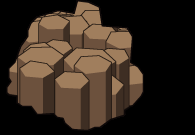
#> input picture cartoon/mod/graphics/overrides/base/decorative/big-rock/big-rock-02.png, 195 x 135 px; its folder holds 3 pictures in this run
$ python postprocess.py --input ../mod/graphics/overrides/base/decorative/big-rock/big-rock-02.png --reference ../mod/graphics/overrides/base/decorative/big-rock/big-rock-05.png --path ../mod/graphics/overrides/base/decorative/big-rock/big-rock-06.png
#> lines starting #> are read from the running program, lines starting #| are printed output that depends on the picture; after the words box and inside, x2 and y2 are one past the last pixel; in counts of white or black regions, pixels touching at a corner belong together
### tools/build_manifest.py
#!/usr/bin/env python3
"""Régénère manifest.lua d'un mod à partir du contenu de <mod>/mod/graphics/overrides/.

Usage : python tools/build_manifest.py [cartoon|pixel]     (défaut : cartoon)

graphics/overrides/<mod>/...  -> sprites refaits (Blender, IA ou dessin), même chemin que l'original.
"""
import sys
from pathlib import Path

ROOT = Path(__file__).resolve().parent.parent


def build_manifest(mod="cartoon"):
    mod_dir = ROOT / mod / "mod"
    overrides = mod_dir / "graphics" / "overrides"
    entries = []
    if overrides.exists():
        for png in sorted(overrides.rglob("*.png")):
            rel = png.relative_to(overrides).as_posix()  # <jeu>/chemin/sprite.png
            game_mod, _, rest = rel.partition("/")
            if rest:
                entries.append(f"__{game_mod}__/graphics/{rest}")

    lines = ["-- Fichier généré par tools/build_manifest.py (ne pas éditer à la main).",
             "return {"]
    lines += [f'  ["{k}"] = true,' for k in entries]
    lines.append("}")
    (mod_dir / "manifest.lua").write_text("\n".join(lines) + "\n", encoding="utf-8")
    return entries


# [4 lines that do not run on import are left out]

### cartoon/ai/postprocess.py
#!/usr/bin/env python3
"""Prépare une image générée par IA pour l'utiliser comme sprite Factorio.

Usage :
    python cartoon/ai/postprocess.py --input gemini_out.png \\
        --reference "<data>/base/graphics/entity/assembling-machine-1/assembling-machine-1.png" \\
        --mod base --path entity/assembling-machine-1/assembling-machine-1.png

- détoure le fond (couleur du coin supérieur gauche, avec tolérance),
- redimensionne à la taille exacte du sprite original,
- écrit le résultat dans cartoon/mod/graphics/overrides/<mod>/<path> puis régénère manifest.lua.
"""
import argparse
import sys
from pathlib import Path

import cv2
import numpy as np

ROOT = Path(__file__).resolve().parent.parent.parent      # racine du repo
MOD_DIR = ROOT / "cartoon" / "mod"
sys.path.insert(0, str(ROOT / "tools"))

from build_manifest import build_manifest  # noqa: E402


def remove_background(img_bgr, tolerance):
    corner = img_bgr[0, 0].astype(np.int32)
    diff = np.abs(img_bgr.astype(np.int32) - corner).sum(axis=2)
    alpha = np.where(diff <= tolerance, 0, 255).astype(np.uint8)
    # adoucit légèrement le bord du détourage
    alpha = cv2.GaussianBlur(alpha, (3, 3), 0)
    return np.dstack([img_bgr, alpha])


def main():
    parser = argparse.ArgumentParser(description=__doc__,
                                     formatter_class=argparse.RawDescriptionHelpFormatter)
    parser.add_argument("--input", required=True, type=Path, help="Image générée")
    parser.add_argument("--reference", required=True, type=Path,
                        help="Sprite original (pour récupérer la taille)")
    parser.add_argument("--mod", default="base")
    parser.add_argument("--path", required=True,
                        help="Chemin du sprite sous <mod>/graphics/, ex. entity/foo/foo.png")
    parser.add_argument("--tolerance", type=int, default=60,
                        help="Tolérance du détourage (somme des écarts BGR)")
    args = parser.parse_args()

    gen = cv2.imread(str(args.input), cv2.IMREAD_COLOR)
#> gen is the input picture: shape (135, 195, 3); mean B, G, R 30.4, 40.7, 52.9
    ref = cv2.imread(str(args.reference), cv2.IMREAD_UNCHANGED)
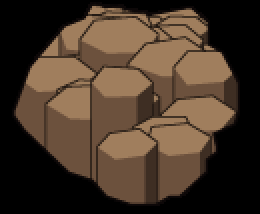
#> input picture cartoon/mod/graphics/overrides/base/decorative/big-rock/big-rock-05.png, 130 x 107 px (shown 2 times larger)
#> ref is the input picture: shape (107, 130, 4); mean B, G, R, A 41.2, 55.3, 71.6, 157.7
    if gen is None or ref is None:
        sys.exit("Impossible de lire l'image générée ou le sprite de référence.")

    h, w = ref.shape[:2]
#> h = 107; w = 130
    out = remove_background(gen, args.tolerance)
#> in remove_background, `corner = img_bgr[0, 0].astype(np.int32)`: corner = [0, 0, 0]
#> in remove_background, `diff = np.abs(img_bgr.astype(np.int32) - corner).sum(axis=2)`:
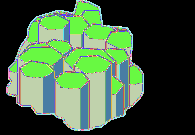
#> diff: shape (135, 195) int64; 172 distinct labels, from 0 to 379; one colour per label, 0 black
#> in remove_background, `alpha = np.where(diff <= tolerance, 0, 255).astype(np.uint8)`:
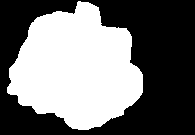
#> alpha: shape (135, 195); 45.4% white; 1 white region, box (x1, y1, x2, y2) and area: (7, 1, 143, 130) 11947
#> in remove_background, `alpha = cv2.GaussianBlur(alpha, (3, 3), 0)`:
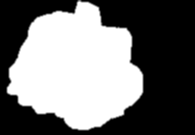
#> alpha: shape (135, 195); min 0, max 255, mean 115.7
    out = cv2.resize(out, (w, h), interpolation=cv2.INTER_AREA)
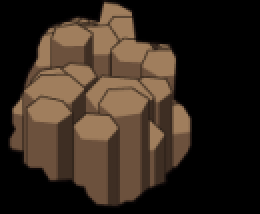
#> out: shape (107, 130, 4) (shown 2 times larger); mean B, G, R, A 30.4, 40.7, 53, 115.7

    dst = MOD_DIR / "graphics" / "overrides" / args.mod / args.path
    dst.parent.mkdir(parents=True, exist_ok=True)
    cv2.imwrite(str(dst), out)
    build_manifest("cartoon")
    print(f"OK {dst.relative_to(ROOT)} ({w}x{h})")
#| OK cartoon/mod/graphics/overrides/base/../mod/graphics/overrides/base/decorative/big-rock/big-rock-06.png (130x107)


if __name__ == "__main__":
    main()
